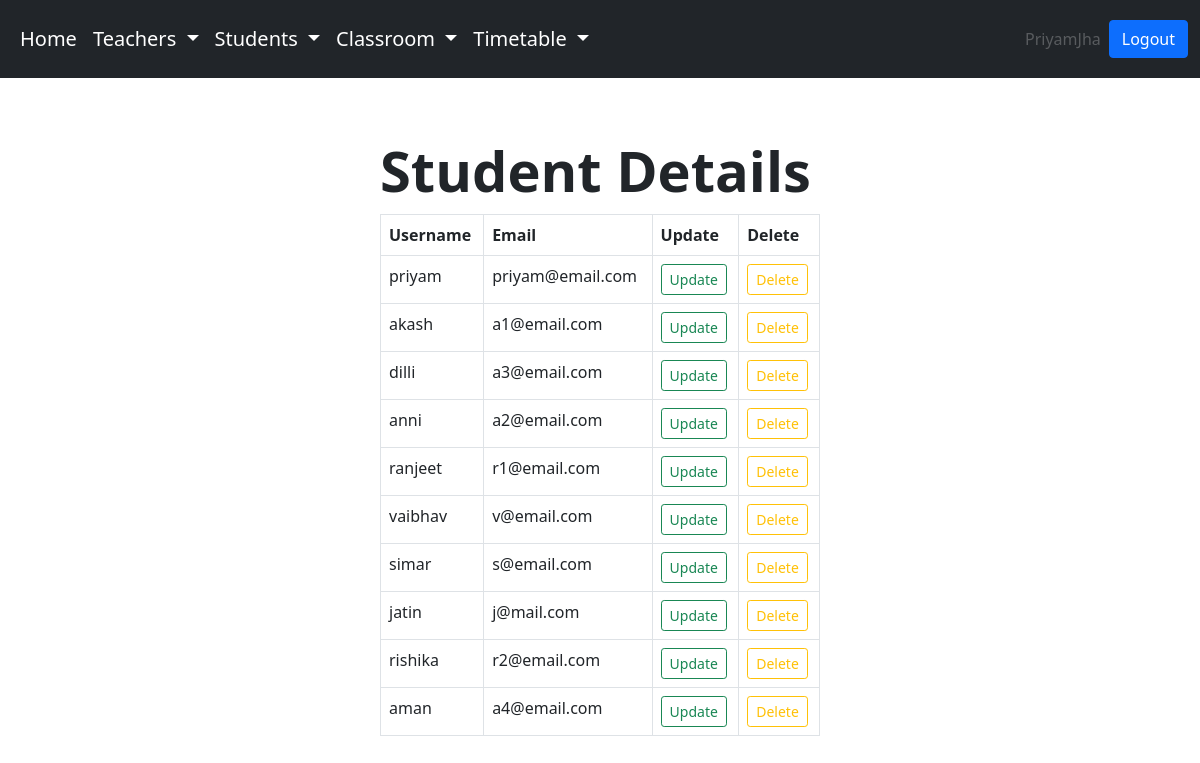
Screenshot of /students/ (signed in) with the database file from the repository.
### account/models.py (models this page shows)
class User(AbstractUser):
    email = models.EmailField(unique=True)
    is_principal = models.BooleanField('Is principal', default=False)
    is_teacher = models.BooleanField('Is teacher', default=False)
    is_student = models.BooleanField('Is student', default=False)

### account/views.py (the view)
# urls.py: path('students/', views.student_details, name='student_details'),
@login_required
def student_details(request):
    students = User.objects.filter(is_student=True)
    return render(request, 'student_details.html', {'students': students})

### templates/student_details.html (shortened to what this page needs)
{% extends 'main.html' %}
{% block content %}
<div class="card-body">
    <h1 class="display-4 fw-bold lh-1 mb-3">Student Details</h1>
    <table class="table table-bordered">
        <thead>
            <tr>
                <th scope="col">Username</th>
                <th scope="col">Email</th>
                <th scope="col">Update</th>
                <th scope="col">Delete</th>
            </tr>
        </thead>
        <tbody>
            {% for student in students %}
            <tr>
                <td>{{ student.username }}</td>
                <td>{{ student.email }}</td>
                {% if not request.user.is_student and not request.user.is_teacher %}
                <td><a class="btn btn-outline-success btn-sm" href="{% url 'update_student' student.id %}">Update</a></td>
                <td>
                    <a class="btn btn-outline-warning btn-sm" data-bs-toggle="modal" data-bs-target="#exampleModal{{ student.id }}" href="#">Delete</a>
                </td>
                {% endif %}
            </tr>
            {% endfor %}
        </tbody>
    </table>
</div>
{% endblock content %}

### templates/main.html (shortened to what this page needs)
<!DOCTYPE html>
<html lang="en">
<head>
    <link href="https://cdn.jsdelivr.net/npm/bootstrap@5.0.2/dist/css/bootstrap.min.css" rel="stylesheet"
>
    <link rel="stylesheet" href="https://cdnjs.cloudflare.com/ajax/libs/font-awesome/4.7.0/css/font-awesome.min.css">
</head>
<body>
    <nav class="navbar navbar-expand-lg navbar-dark bg-dark">
        <div class="container-fluid">
            <div class="collapse navbar-collapse" id="navbarSupportedContent">
                {% if request.user.is_principal %}
                <ul class="navbar-nav me-auto mb-2 btn-lg mb-lg-0">
                    <li class="nav-item">
                        <a class="nav-link active" aria-current="page" href="{% url 'principalpage' %}">Home</a>
                    </li>
                    <li class="nav-item dropdown">
                        <a class="nav-link active dropdown-toggle" href="#" id="navbarDropdown" role="button"
                            data-bs-toggle="dropdown" aria-expanded="false">
                            Teachers
                        </a>
                    </li>
                    <li class="nav-item dropdown">
                        <a class="nav-link active dropdown-toggle" href="#" id="navbarDropdown" role="button"
                            data-bs-toggle="dropdown" aria-expanded="false">
                            Students
                        </a>
                    </li>
                    <li class="nav-item dropdown">
                        <a class="nav-link active dropdown-toggle" href="#" id="navbarDropdown" role="button"
                            data-bs-toggle="dropdown" aria-expanded="false">
                            Classroom
                        </a>
                    </li>
                    <li class="nav-item dropdown">
                        <a class="nav-link active dropdown-toggle" href="#" id="navbarDropdown" role="button"
                            data-bs-toggle="dropdown" aria-expanded="false">
                            Timetable
                        </a>
                    </li>
                </ul>
                {% endif %}
                <ul class="navbar-nav ml-auto">
                    <li class="nav-item">
                        <a class="nav-link disabled" href="#" tabindex="-1" aria-disabled="true">{{ user.username }}</a>
                    </li>
                </ul>
                <a href="{% url 'logout' %}" class="btn btn-primary btn-md">Logout</a>
            </div>
        </div>
    </nav>
    <div class="row align-items-center g-lg-5 py-5">
        <div class="col-md-10 mx-auto col-lg-5">
            {% block content %}
            {% endblock content %}
        </div>
    </div>
</body>
</html>

### rows the page displays
User: username "PriyamJha"
User: username "priyam", email "priyam@email.com"
User: username "akash", email "a1@email.com"
User: username "dilli", email "a3@email.com"
User: username "anni", email "a2@email.com"
User: username "ranjeet", email "r1@email.com"
User: username "vaibhav", email "v@email.com"
User: username "simar", email "s@email.com"
User: username "jatin", email "j@mail.com"
User: username "rishika", email "r2@email.com"
User: username "aman", email "a4@email.com"
